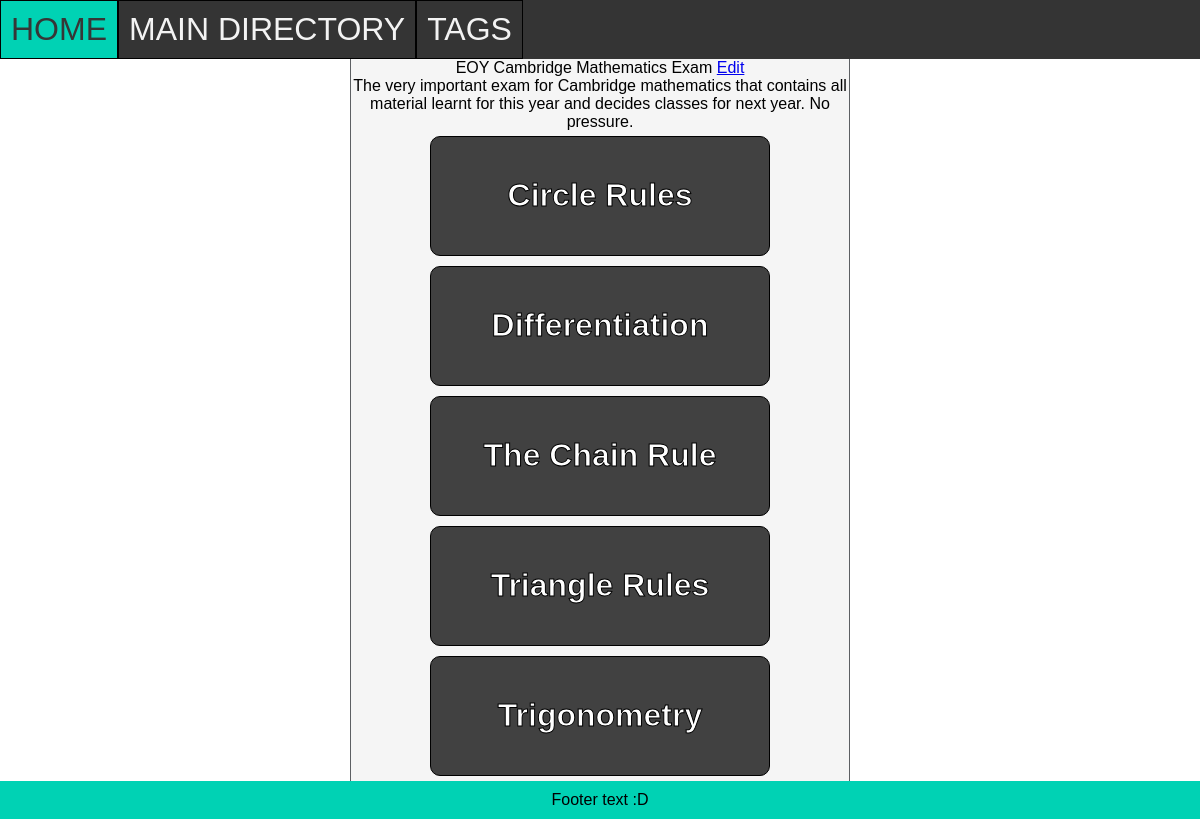
The page /tag/4 on the database as committed earlier.
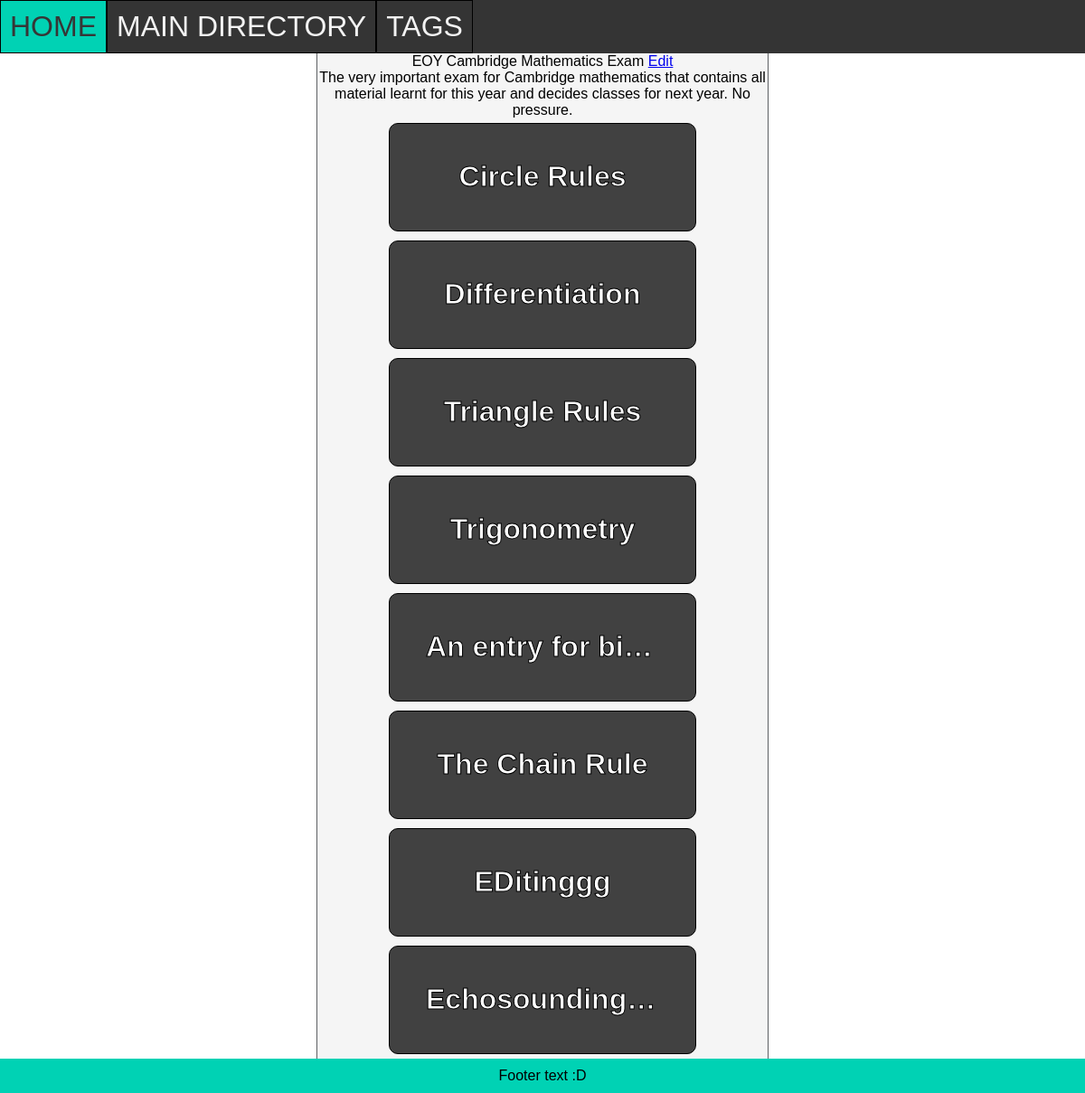
The same page on the database as committed later.
### tables this page shows
CREATE TABLE ENTRY (id INTEGER PRIMARY KEY AUTOINCREMENT, parent_id INTEGER REFERENCES FOLDER (id), name STRING, entry STRING);

### routes.py (the view)
@app.route('/tag/<int:id>')
def tag(id):
    infoname = retrieve('SELECT name, info FROM TAG WHERE id = ?',(id,))
    entries = retrieve('SELECT id, name FROM ENTRYTAG JOIN ENTRY ON ENTRY.id = entry_id WHERE tag_id = ?', (id,))
    return render_template('pages/tag.html',infoname=infoname, entries=entries, id=id)

### routes.py (called while the page is built)
def retrieve(query, parameters=None):
    conn = sqlite3.connect('notes_app.db')
    cur = conn.cursor()
    if parameters is None:
        cur.execute(query)
    else:
        cur.execute(query, parameters)
    results = cur.fetchall()
    conn.commit()
    return results

### templates/pages/tag.html
{% extends 'base_templates/layout.html' %}
{% block content %}
<div class="title">
    {{infoname[0][0]}} <a href="/edit-tag/{{id}}">Edit</a>
</div>
<div class="description">
    {{infoname[0][1]}}
</div>
<div class="links">
    {% for entry in entries %}
    <a href="/entry/{{entry[0]}}">{{entry[1]}}</a>
    {% endfor %}
</div>
{% endblock %}

Rows that differ between the two databases and show on the page:
added ENTRY: name "An entry for bi…"
changed ENTRY "The Chain Rule": moves down the list
added ENTRY: name "EDitinggg"
added ENTRY: name "Echosounding…"
